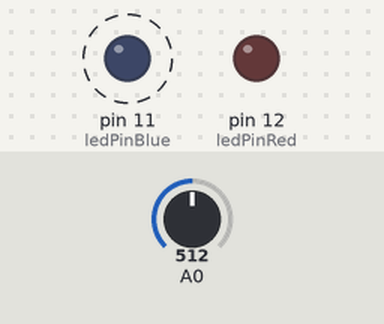
Bench run of a sketch on a simulated Arduino Uno, built with avr-gcc and run on an emulated ATmega328P. Parts: output pins drawn as LEDs (lit = HIGH). Dashed ring = blinking. The inputs (shaded band) are chosen by the test bench; at power-on: A0 = 512. The ROS host is connected and sends only what is stated.

Above: at 2.3 s.
2.4 s: A0 set to 582
5.9 s: A0 set to 597
At 6.9 s:
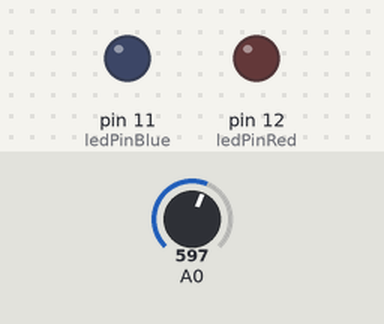
8.0 s: A0 set to 716
At 8.4 s:
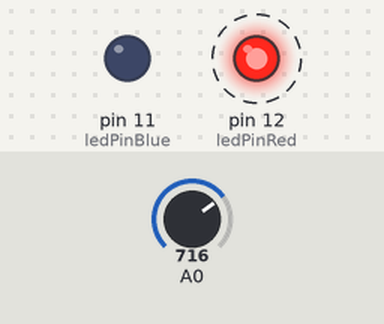
13.0 s: A0 set to 511
At 14.4 s:
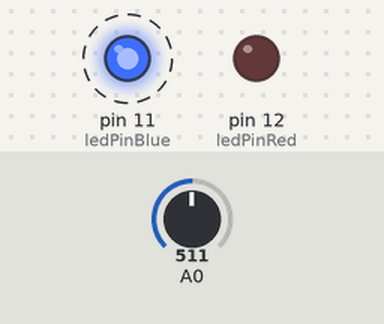
18.0 s: A0 set to 441
21.5 s: A0 set to 424
At 22.2 s:
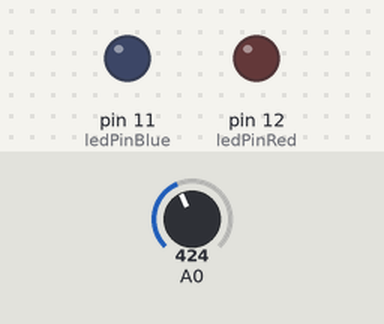
Timing chart, 0 to 24.5 s (numbered marks = the images above; inputs shaded):
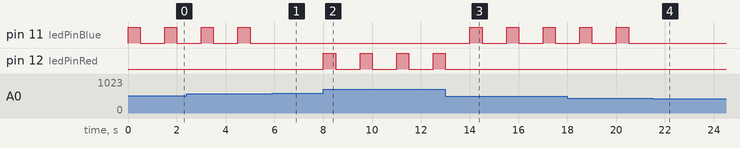

Measured:
- the behaviour switches between 596 and 597 on A0 (found by bisection; images 0 and 1)
- the behaviour switches between 435 and 434 on A0 (found by bisection; images 3 and 4)
- after the input at 5.9 s, pin 11 (ledPinBlue): stays LOW (without the input it goes to HIGH after 0.10 s)
- after the input at 8.0 s, pin 12 (ledPinRed): alternates HIGH for 0.50 s and LOW for 1.0 s, starting at once
- after the input at 13.0 s, pin 11 (ledPinBlue): alternates HIGH for 0.50 s and LOW for 1.0 s, starting after 1.0 s; pin 12 (ledPinRed): goes on until 13.0 s, then stays LOW
- after the input at 21.5 s, pin 11 (ledPinBlue): stops changing and stays LOW
- by itself, pin 11 (ledPinBlue): alternates HIGH for 0.50 s and LOW for 1.0 s

The sketch:

pot_node.ino
```cpp
#include <ros.h>
#include <std_msgs/Float64.h>

ros::NodeHandle nh;

std_msgs::Float64 pot_value;
ros::Publisher chatter("chatter", &pot_value);

int ledPin = 13;
int ledPinRed = 12;
int ledPinBlue = 11;
void setup() {
  nh.initNode();
  pinMode(ledPinRed, OUTPUT);
  pinMode(ledPinBlue,OUTPUT);
  nh.advertise(chatter);
  int potPin = 2;    // select the input pin for the potentiometer

}

// the loop routine runs over and over again forever:
void loop() {
  int val;
  int sensorValue = analogRead(A0);
  val = map(sensorValue, 0, 1023, 0, 120);
  pot_value.data = val;
  if(val>50&&val<70)
    {
      digitalWrite(ledPinBlue,HIGH);
      delay(500);
      digitalWrite(ledPinBlue,LOW);
    }
    if(val>70)
    {
       digitalWrite(ledPinRed,HIGH);
      delay(500);
      digitalWrite(ledPinRed,LOW);
    }
  chatter.publish( &pot_value );
  nh.spinOnce();
  delay(1000);
}
```
